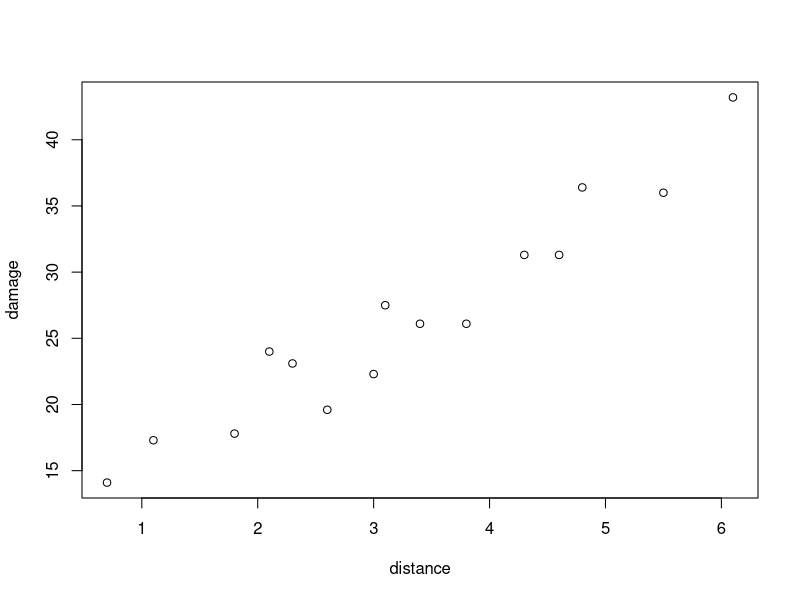
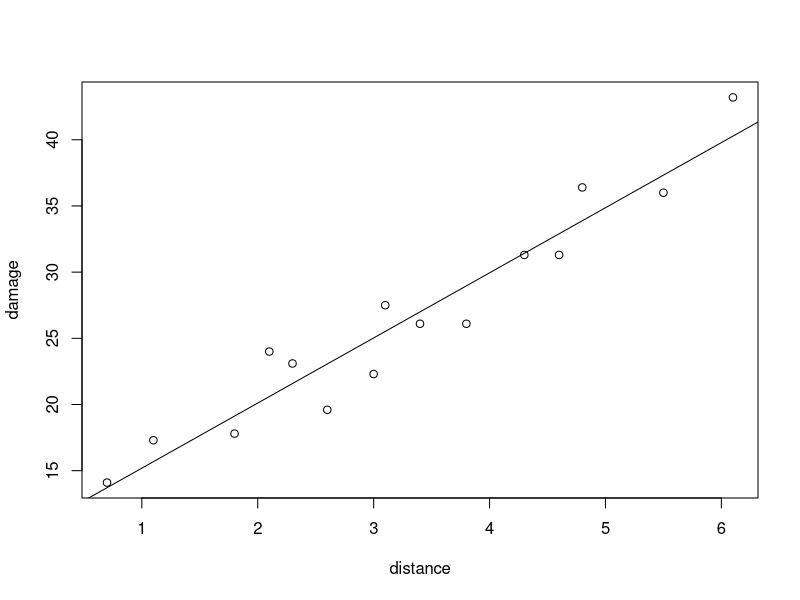

Here is the R script that generated these plots, in order:

# Create the matrix

distance <-c(3.4, 1.8, 4.6, 2.3, 3.1, 5.5, .7, 3.0, 2.6, 4.3, 2.1, 1.1, 6.1, 4.8, 3.8)

damage <- c(26.1, 17.8, 31.3, 23.1, 27.5, 36.0, 14.1, 22.3, 19.6, 31.3, 24.0, 17.3, 43.2, 36.4, 26.1)

fd <- data.frame(distance, damage)

# Basic Plot -  y is damage, x is distance
plot(distance, damage)

# Correlation 
cor(distance, damage)

# Part 1
# Build the model
# damage <- gradient(x) + intercept
fit <- lm(damage ~ distance)

#plot(fit)

# display model gradient and intercept
fit

# Part 2 & 3
# plot with regression line 
plot(distance, damage)
abline(fit)

# Part 4
summary(fit)

# Part 5
# The t-value t-is a measure of how many standard deviations our coefficient estimate is far away from 0
# T value far above 0 indicating a relationship exists 

# Likewise a small p-value indicates there is a relationship between distance and damage

# T & P values of data
#t.test(distance, damage)


# Part 6

# News values for distance (x)
newData <- c(0.5, 1.5, 2.5, 3.5)


# Predictions for new observations
predict(fit,data.frame(distance=newData, interval="confidence"))
